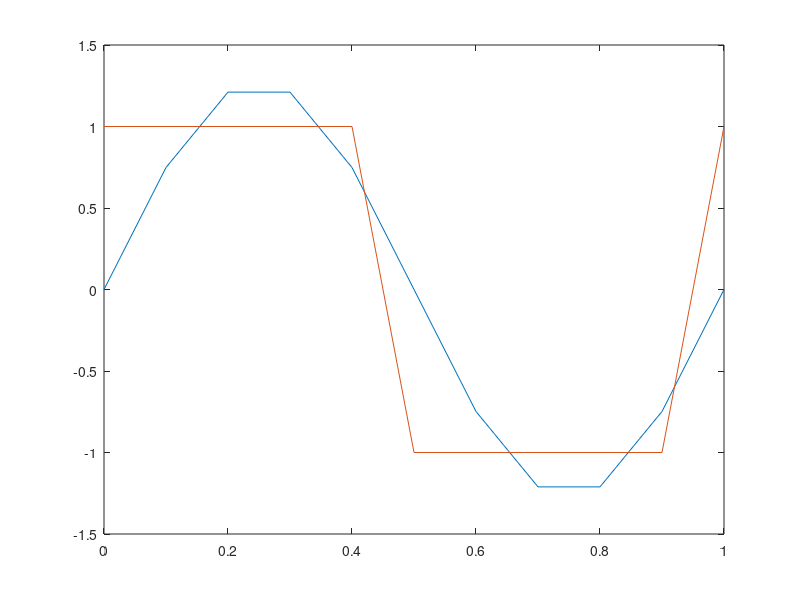

Write MATLAB code to recreate this figure.
t=0:0.1:1;% using time domain t from question 1
sum=zeros(1,length(t));% sum same length as t 
k=1; % we adjust this value of k to represent the frequency of summation 

sum=sum+4/pi*sin(2*pi*k*t)/k; % sum equation

plot(t,sum,'-');% we plot our graph 
hold on; 
c=square(2*pi*t); % we plot our square wave
plot(t,c,'-');% we plot our square wave in red for reference












